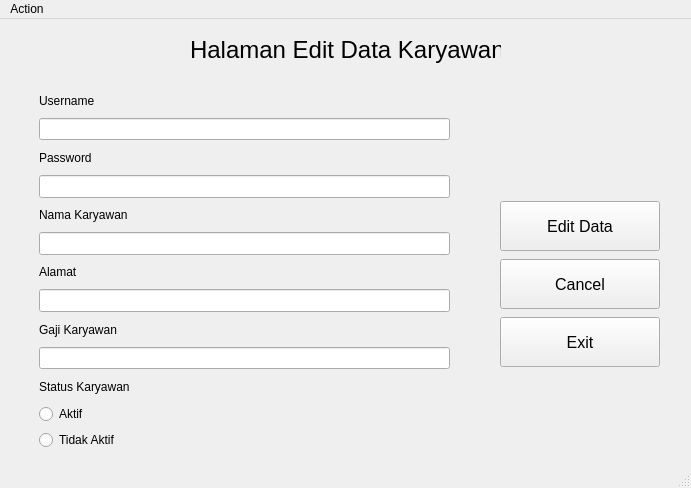
<?xml version="1.0" encoding="UTF-8"?>
<ui version="4.0">
 <class>MainWindow</class>
 <widget class="QMainWindow" name="MainWindow">
  <property name="geometry">
   <rect>
    <x>0</x>
    <y>0</y>
    <width>691</width>
    <height>488</height>
   </rect>
  </property>
  <property name="minimumSize">
   <size>
    <width>691</width>
    <height>488</height>
   </size>
  </property>
  <property name="windowTitle">
   <string>MainWindow</string>
  </property>
  <widget class="QWidget" name="centralwidget">
   <widget class="QWidget" name="verticalLayoutWidget">
    <property name="geometry">
     <rect>
      <x>39</x>
      <y>70</y>
      <width>411</width>
      <height>361</height>
     </rect>
    </property>
    <layout class="QVBoxLayout" name="verticalLayout">
     <item>
      <widget class="QLabel" name="label_4">
       <property name="text">
        <string>Username</string>
       </property>
      </widget>
     </item>
     <item>
      <widget class="QLineEdit" name="edit_username">
       <property name="maximumSize">
        <size>
         <width>16777215</width>
         <height>30</height>
        </size>
       </property>
      </widget>
     </item>
     <item>
      <widget class="QLabel" name="label">
       <property name="text">
        <string>Password</string>
       </property>
      </widget>
     </item>
     <item>
      <widget class="QLineEdit" name="edit_password">
       <property name="maximumSize">
        <size>
         <width>16777215</width>
         <height>30</height>
        </size>
       </property>
      </widget>
     </item>
     <item>
      <widget class="QLabel" name="label_2">
       <property name="text">
        <string>Nama Karyawan</string>
       </property>
      </widget>
     </item>
     <item>
      <widget class="QLineEdit" name="edit_nama">
       <property name="maximumSize">
        <size>
         <width>16777215</width>
         <height>30</height>
        </size>
       </property>
      </widget>
     </item>
     <item>
      <widget class="QLabel" name="label_7">
       <property name="text">
        <string>Alamat</string>
       </property>
      </widget>
     </item>
     <item>
      <widget class="QLineEdit" name="edit_alamat">
       <property name="maximumSize">
        <size>
         <width>16777215</width>
         <height>30</height>
        </size>
       </property>
      </widget>
     </item>
     <item>
      <widget class="QLabel" name="label_6">
       <property name="text">
        <string>Gaji Karyawan</string>
       </property>
      </widget>
     </item>
     <item>
      <widget class="QLineEdit" name="edit_gaji">
       <property name="maximumSize">
        <size>
         <width>16777215</width>
         <height>30</height>
        </size>
       </property>
      </widget>
     </item>
     <item>
      <widget class="QLabel" name="label_3">
       <property name="text">
        <string>Status Karyawan</string>
       </property>
      </widget>
     </item>
     <item>
      <widget class="QRadioButton" name="radio_aktif">
       <property name="text">
        <string>Aktif</string>
       </property>
      </widget>
     </item>
     <item>
      <widget class="QRadioButton" name="radio_tidakAktif">
       <property name="text">
        <string>Tidak Aktif</string>
       </property>
      </widget>
     </item>
    </layout>
   </widget>
   <widget class="QWidget" name="verticalLayoutWidget_2">
    <property name="geometry">
     <rect>
      <x>500</x>
      <y>180</y>
      <width>160</width>
      <height>171</height>
     </rect>
    </property>
    <layout class="QVBoxLayout" name="verticalLayout_2">
     <item>
      <widget class="QPushButton" name="btn_update">
       <property name="maximumSize">
        <size>
         <width>16777215</width>
         <height>50</height>
        </size>
       </property>
       <property name="font">
        <font>
         <pointsize>12</pointsize>
        </font>
       </property>
       <property name="text">
        <string>Edit Data</string>
       </property>
      </widget>
     </item>
     <item>
      <widget class="QPushButton" name="btn_cancel">
       <property name="maximumSize">
        <size>
         <width>16777215</width>
         <height>50</height>
        </size>
       </property>
       <property name="font">
        <font>
         <pointsize>12</pointsize>
        </font>
       </property>
       <property name="text">
        <string>Cancel</string>
       </property>
      </widget>
     </item>
     <item>
      <widget class="QPushButton" name="btn_exit">
       <property name="maximumSize">
        <size>
         <width>16777215</width>
         <height>50</height>
        </size>
       </property>
       <property name="font">
        <font>
         <pointsize>12</pointsize>
        </font>
       </property>
       <property name="text">
        <string>Exit</string>
       </property>
      </widget>
     </item>
    </layout>
   </widget>
   <widget class="QLabel" name="label_5">
    <property name="geometry">
     <rect>
      <x>190</x>
      <y>10</y>
      <width>311</width>
      <height>41</height>
     </rect>
    </property>
    <property name="font">
     <font>
      <pointsize>18</pointsize>
     </font>
    </property>
    <property name="text">
     <string>Halaman Edit Data Karyawan</string>
    </property>
   </widget>
  </widget>
  <widget class="QMenuBar" name="menubar">
   <property name="geometry">
    <rect>
     <x>0</x>
     <y>0</y>
     <width>691</width>
     <height>21</height>
    </rect>
   </property>
   <widget class="QMenu" name="menuAction">
    <property name="title">
     <string>Action</string>
    </property>
    <addaction name="actionLogout"/>
   </widget>
   <addaction name="menuAction"/>
  </widget>
  <widget class="QStatusBar" name="statusbar"/>
  <action name="actionLogout">
   <property name="text">
    <string>Logout</string>
   </property>
  </action>
 </widget>
 <resources/>
 <connections/>
</ui>
